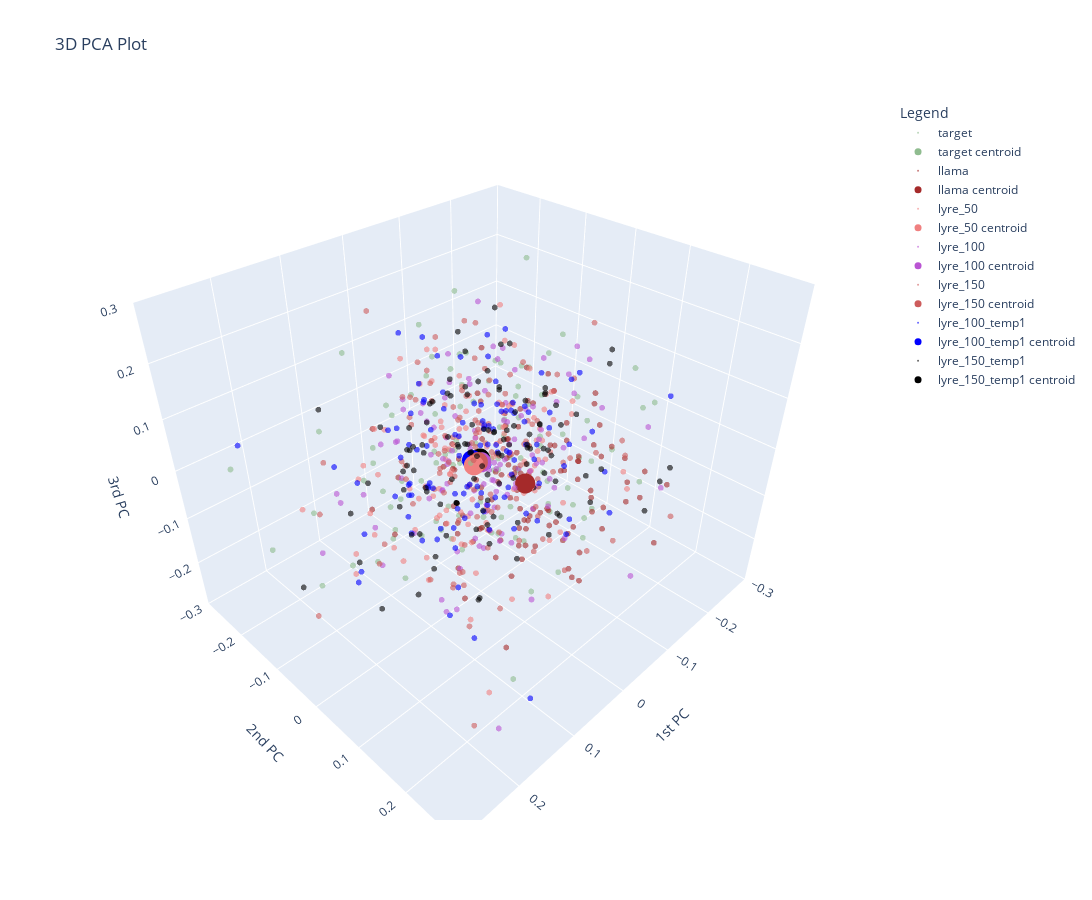

Write notebook code for a chart like this one.
### Markdown cell above
# PCA embeddings analysis
Using the SentenceBert embeddings, we can also analyze our model similarities in 3D space via PCA. Use the parameter `cp_offset` to sample different principal component windows, and highlight the differences between the finetuned and the Llama model outputs.

### Code cell
# Compute 10-component PCA
comp = PCA(n_components=10)
pc_offset = 3

# Transform embeddings
t1 = comp.fit_transform(target_embeddings)[:, pc_offset:pc_offset+3]
t_models = [comp.transform(emb)[:, pc_offset:pc_offset+3] for emb in all_embeddings]

plot_utils.plot_3d_centroids([t1] + t_models, ["target"] + model_names, ['darkseagreen'] + colors)
